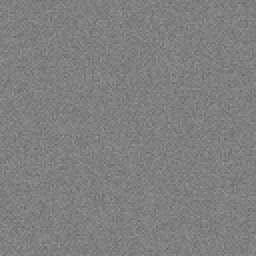
#> input picture 23_Image_Processing/Histogram_Equalizer/data/flat_noise_128.png, 128 x 128 px (shown 2 times larger); its folder holds only this picture in this run
$ python main.py --file ../data/flat_noise_128.png
#> lines starting #> are read from the running program, lines starting #| are printed output that depends on the picture
### 23_Image_Processing/Histogram_Equalizer/src/histogram.py
"""Global histogram equalization and CLAHE-style local limiting - offline.

Implements 256-bin histograms, the CDF mapping for global equalization,
and a CLAHE variant (tile clipping + uniform redistribution + bilinear
interpolation between tile mappings) from scratch with NumPy. Local
images in, equalized images + before/after statistics out - no network,
no downloads, no OpenCV/scipy required.
"""

from __future__ import annotations

import logging
from pathlib import Path
from typing import Any

import numpy as np
from PIL import Image

LOG = logging.getLogger("histogram")

METHODS = ("global", "clahe")
SHADES = " .:-=+*#%@"
MAX_DIM = 512
MIN_DIM = 8
BINS = 256


class HistError(RuntimeError):
    """Raised for missing files, bad images, and invalid parameters."""


# --------------------------------------------------------------------------- #
# Image loading / saving / ASCII helpers
# --------------------------------------------------------------------------- #
def load_image(path: str | Path) -> np.ndarray:
    """Load a PNG/JPEG as a 2D uint8 array (RGB is converted to grey)."""
    source = Path(path)
    if not source.is_file():
        raise HistError(f"file not found: {source}")
    try:
        with Image.open(source) as handle:
            array = np.asarray(handle.convert("L"), dtype=np.uint8)
    except HistError:
        raise
    except Exception as exc:
        raise HistError(f"could not read image {source.name}: {exc}") from exc
    if array.ndim != 2:
        raise HistError(f"expected a 2D grayscale image, got {array.ndim}D")
    height, width = array.shape
    if height < MIN_DIM or width < MIN_DIM:
        raise HistError(f"image too small: {height}x{width} "
                        f"(need >= {MIN_DIM}x{MIN_DIM})")
    if height > MAX_DIM or width > MAX_DIM:
        raise HistError(f"image too large: {height}x{width} "
                        f"(max {MAX_DIM}x{MAX_DIM})")
    return array


# [10 lines left out: function save_image, not called in this run]


def _as_image(image: np.ndarray) -> np.ndarray:
    """Validate a 2D uint8-valued image and return it as-is."""
    array = np.asarray(image)
    if array.ndim != 2:
        raise HistError(f"expected a 2D image, got {array.ndim}D")
    if array.size == 0:
        raise HistError("image must not be empty")
    if array.dtype != np.uint8:
        if not np.issubdtype(array.dtype, np.number):
            raise HistError("image must be numeric")
        if not np.isfinite(array).all():
            raise HistError("image must be finite")
        if array.min() < 0 or array.max() > 255:
            raise HistError("pixel values must be in 0..255")
        if not np.equal(array, np.rint(array)).all():
            raise HistError("pixel values must be whole numbers")
    return array.astype(np.uint8, copy=False)


# --------------------------------------------------------------------------- #
# Histogram, CDF, statistics
# --------------------------------------------------------------------------- #
def histogram(image: np.ndarray) -> np.ndarray:
    """256-bin grey-level histogram (counts sum to the pixel count)."""
    array = _as_image(image)
    return np.bincount(array.ravel(), minlength=BINS).astype(np.int64)


def cumulative_counts(image: np.ndarray) -> np.ndarray:
    """Non-decreasing CDF of the histogram (last value = pixel count)."""
    return np.cumsum(histogram(image))


def histogram_stats(image: np.ndarray) -> dict[str, Any]:
    """Spread statistics used by the report and demo assertions."""
    array = _as_image(image).astype(np.float64)
    counts = histogram(array)
    return {
        "mean": round(float(array.mean()), 3),
        "std": round(float(array.std()), 3),
        "min": int(array.min()),
        "max": int(array.max()),
        "range": int(array.max() - array.min()),
        "occupied": int(np.count_nonzero(counts)),
        "pixels": int(array.size),
    }


# [18 lines left out: function ascii_histogram, not called in this run]


# --------------------------------------------------------------------------- #
# Global equalization
# --------------------------------------------------------------------------- #
def equalize_global(image: np.ndarray) -> np.ndarray:
    """Classic CDF equalization: LUT[x] = round(255 * (cdf[x] - cdf_min)
    / (N - cdf_min)). Uniform images are returned unchanged."""
    array = _as_image(image)
    counts = histogram(array)
    total = int(array.size)
    cumulative = np.cumsum(counts)
    cdf_min = int(cumulative[cumulative > 0][0])
    if total == cdf_min:                      # every pixel is the same grey
        return array.copy()
    lut = np.rint(255.0 * (cumulative - cdf_min) / (total - cdf_min))
    lut = np.clip(lut, 0, 255).astype(np.uint8)
    return lut[array]


# --------------------------------------------------------------------------- #
# CLAHE-style local limiting
# --------------------------------------------------------------------------- #
# [70 lines left out: functions _tile_lut, equalize_clahe, not called in this run]

def equalize(image: np.ndarray, method: str = "global",
             clip_limit: float = 2.0, tiles: int = 8) -> np.ndarray:
    """Dispatch: method 'global' or 'clahe'."""
    if method == "global":
        return equalize_global(image)
    if method == "clahe":
        return equalize_clahe(image, clip_limit=clip_limit, tiles=tiles)
    raise HistError(f"unknown method {method!r} "
                    f"(choose from {', '.join(METHODS)})")


# --------------------------------------------------------------------------- #
# Metrics
# --------------------------------------------------------------------------- #
def mse(first: np.ndarray, second: np.ndarray) -> float:
    """Mean squared error between two images."""
    a = np.asarray(first, dtype=np.float64)
    b = np.asarray(second, dtype=np.float64)
    if a.shape != b.shape:
        raise HistError(f"shape mismatch: {a.shape} vs {b.shape}")
    return float(np.mean((a - b) ** 2))


def psnr(first: np.ndarray, second: np.ndarray,
         peak: float = 255.0) -> float:
    """Peak signal-to-noise ratio in dB; identical images give inf."""
    error = mse(first, second)
    if error == 0.0:
        return float("inf")
    return 10.0 * np.log10((peak * peak) / error)


# --------------------------------------------------------------------------- #
# Report
# --------------------------------------------------------------------------- #
def render_report(original: np.ndarray, processed: np.ndarray,
                  method: str, params: dict[str, Any]) -> str:
    """Before/after comparison block used by the CLI and the demo."""
    before = histogram_stats(original)
    after = histogram_stats(processed)
    lines = [
        "HISTOGRAM EQUALIZER",
        "=" * 68,
        f"Method       : {method}"
        + (f" (clip {params.get('clip_limit')}, "
           f"tiles {params.get('tiles')})" if method == "clahe" else ""),
        f"Image        : {before['pixels']} pixels, "
        f"range {before['min']}..{before['max']}",
        "",
        f"{'stat':<10} {'before':>12} {'after':>12}",
        f"{'mean':<10} {before['mean']:>12.2f} {after['mean']:>12.2f}",
        f"{'std':<10} {before['std']:>12.2f} {after['std']:>12.2f}",
        f"{'range':<10} {before['range']:>12d} {after['range']:>12d}",
        f"{'bins used':<10} {before['occupied']:>12d} "
        f"{after['occupied']:>12d}",
        "",
        f"PSNR vs original: {psnr(original, processed):.2f} dB "
        f"(higher = closer to the input)",
    ]
    return "\n".join(lines)


# --------------------------------------------------------------------------- #
# Bundled demo
# --------------------------------------------------------------------------- #
LOW_IMG = Path(__file__).resolve().parent.parent / "data" / "lowcontrast_128.png"
NOISY_IMG = Path(__file__).resolve().parent.parent / "data" / "flat_noise_128.png"


# [91 lines left out: function run_demo, not called in this run]

### 23_Image_Processing/Histogram_Equalizer/src/main.py
"""Command line entry point for the Histogram Equalizer.

Usage
-----
    python src/main.py --demo                            # bundled samples
    python src/main.py --file photo.png                  # global CDF mapping
    python src/main.py --file photo.png --method clahe --clip 3.0 --tiles 8
    python src/main.py --file photo.png --out eq.png --json stats.json

Fully offline: local image in, equalized PNG + before/after stats out.
No network, no API keys, no downloads.
"""

from __future__ import annotations

import argparse
import contextlib
import io
import json
import logging
import sys
from pathlib import Path

from histogram import (
    METHODS,
    HistError,
    ascii_histogram,
    equalize,
    histogram_stats,
    load_image,
    render_report,
    run_demo,
    save_image,
)

logging.basicConfig(level=logging.INFO, format="%(levelname)s | %(message)s")
LOG = logging.getLogger("histogram")

BANNER = """
========================================
 HISTOGRAM EQUALIZER
   global CDF + CLAHE-style limiting
   from scratch with NumPy
========================================
"""


def _run_demo(quiet: bool, func, *args, **kwargs) -> int:
    """Run the offline demo; with --quiet no stream prints anything."""
    if not quiet:
        return func(*args, **kwargs)
    # --quiet: silence the demo's own prints and its log records alike, so a
    # scripted run writes nothing to stdout or stderr.
    level = logging.root.manager.disable
    logging.disable(logging.CRITICAL)
    try:
        with contextlib.redirect_stdout(io.StringIO()):
            return func(*args, **kwargs)
    finally:
        logging.disable(level)


def build_parser() -> argparse.ArgumentParser:
    parser = argparse.ArgumentParser(
        description="Equalise image histograms (global or CLAHE, offline)")
    parser.add_argument("--demo", action="store_true",
                        help="run the bundled offline demo")
    parser.add_argument("--file", type=Path, default=None,
                        help="input image (PNG/JPEG, <= 512x512)")
    parser.add_argument("--method", choices=METHODS, default="global",
                        help="equalization method (default global)")
    parser.add_argument("--clip", type=float, default=2.0,
                        help="CLAHE clip limit (default 2.0)")
    parser.add_argument("--tiles", type=int, default=8,
                        help="CLAHE tile grid size (default 8; image sides "
                             "must be divisible by it)")
    parser.add_argument("--out", type=Path, default=None,
                        help="write the equalized image to this PNG path")
    parser.add_argument("--json", type=Path, default=None,
                        help="write before/after statistics as JSON")
    parser.add_argument("--ascii", action="store_true",
                        help="also print ASCII histograms of the result")
    parser.add_argument("--quiet", action="store_true",
                        help="suppress the text report")
    return parser


def main(argv: list[str] | None = None) -> int:
    parser = build_parser()
    args = parser.parse_args(argv)

    if args.demo:
        try:
            return _run_demo(args.quiet, run_demo)
        except HistError as exc:
            if not args.quiet:
                print(f"Error: {exc}", file=sys.stderr)
            return 0
    if args.file is None:
        parser.error("one of the arguments --demo --file is required")

    # ---- fast-fail: validate flag inputs BEFORE loading/processing ------- #
    if not args.clip > 0 or args.clip != args.clip:
        print(f"Error: --clip must be > 0, got {args.clip}", file=sys.stderr)
        return 2
    if args.tiles < 2:
        print(f"Error: --tiles must be >= 2, got {args.tiles}",
              file=sys.stderr)
        return 2

    if not args.quiet:
        print(BANNER)
    try:
        image = load_image(args.file)
#> in load_image, handle is the input picture: PIL image 128x128 L; min 106, max 152, mean 127.5
        before = histogram_stats(image)
#> in histogram_stats, `counts = histogram(array)`: counts = 256 values, max 1110 at index 128, min 0 at index 0, mean 64
#> before = {'mean': 127.5, 'std': 5.99, 'min': 106, 'max': 152, 'range': 46, 'occupied': 47, 'pixels': 16384}
        processed = equalize(image, method=args.method,
                             clip_limit=args.clip, tiles=args.tiles)
#> in equalize_global, `cumulative = np.cumsum(counts)`: cumulative = 256 values from 0 to 16384
#> in equalize_global, `cdf_min = int(cumulative[cumulative > 0][0])`: cdf_min = 2
#> in equalize_global, `lut = np.rint(255.0 * (cumulative - cdf_min) / (total - cdf_min))`: lut = 256 values from 0 to 255
#> in equalize_global, `return lut[array]`:
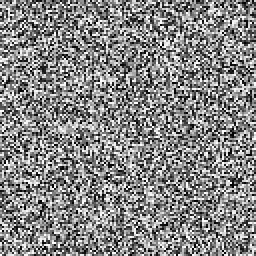
#> returned value: shape (128, 128) (shown 2 times larger); min 0, max 255, mean 133.5
        after = histogram_stats(processed)
#> after = {'mean': 133.5, 'std': 73.66, 'min': 0, 'max': 255, 'range': 255, 'occupied': 33, 'pixels': 16384}
    except HistError as exc:
        print(f"Error: {exc}", file=sys.stderr)
        return 2

    if not args.quiet:
        params = {"clip_limit": args.clip, "tiles": args.tiles}
        print(render_report(image, processed, args.method, params))
#> in psnr, `error = mse(first, second)`: error = 4636.6
#| HISTOGRAM EQUALIZER
#| ====================================================================
#| Method       : global
#| Image        : 16384 pixels, range 106..152
#| stat             before        after
#| mean             127.46       133.48
#| std                5.99        73.66
#| range                46          255
#| bins used            47           33
#| PSNR vs original: 11.47 dB (higher = closer to the input)
        if args.ascii:
            print("\nHistogram after:")
            print(ascii_histogram(processed))

    if args.out is not None:
        try:
            save_image(processed, args.out)
        except HistError as exc:
            print(f"Error: {exc}", file=sys.stderr)
            return 2
        if not args.quiet:
            print(f"\nWrote {args.out}")

    if args.json:
        payload = {
            "file": str(args.file),
            "method": args.method,
            "clip": args.clip if args.method == "clahe" else None,
            "tiles": args.tiles if args.method == "clahe" else None,
            "before": before,
            "after": after,
        }
        args.json.parent.mkdir(parents=True, exist_ok=True)
        args.json.write_text(json.dumps(payload, indent=2), encoding="utf-8")
        if not args.quiet:
            print(f"Wrote {args.json}")

    if not args.quiet:
        print("\nDone.")
    return 0


if __name__ == "__main__":
    raise SystemExit(main())
#> (the program exits here)
